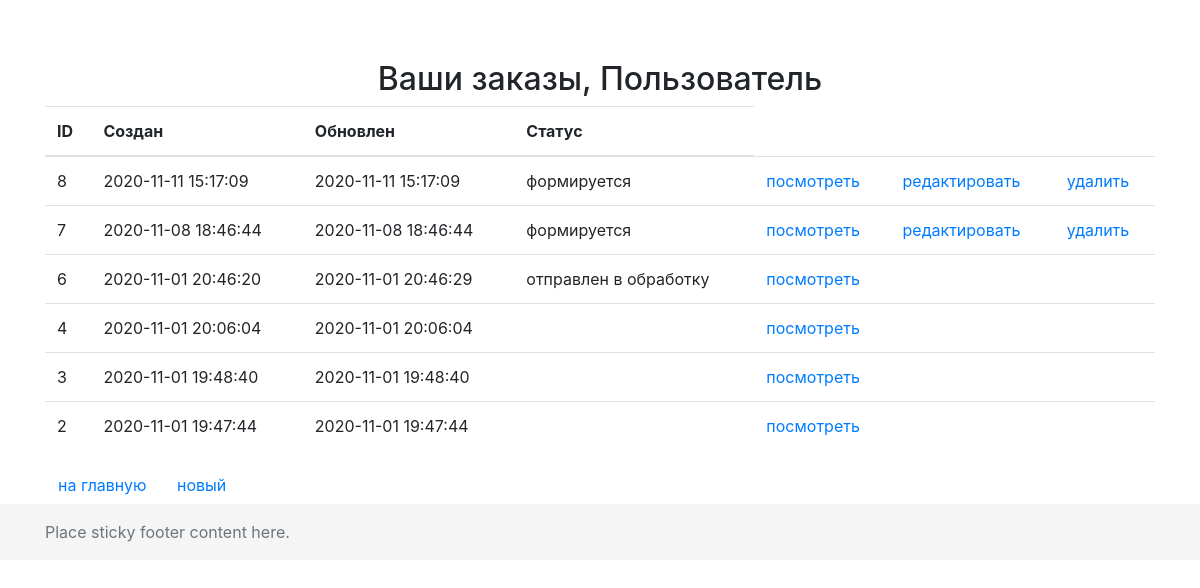
Screenshot of /order/ (signed in) with the database file from the repository.
### orderapp/models.py (models this page shows, shortened)
class Order(models.Model):
    FORMING = 'FM'
    SENT_TO_PROCEED = 'STP'
    PROCEEDED = 'PRD'
    PAID = 'PD'
    READY = 'RDY'
    DONE = 'DN'
    CANCEL = 'CNC'
    ORDER_STATUSES = (
        (FORMING, 'формируется'),
        (SENT_TO_PROCEED, 'отправлен в обработку'),
        (PROCEEDED, 'обработан'),
        (PAID, 'оплачен'),
        (READY, 'готов к выдаче'),
        (DONE, 'выдан'),
        (CANCEL, 'отменен'),
    )
    user = models.ForeignKey(settings.AUTH_USER_MODEL, on_delete=models.CASCADE, verbose_name='Пользователь')
    created = models.DateTimeField(auto_now_add=True, verbose_name='Дата создания')
    updated = models.DateTimeField(auto_now=True, verbose_name='Дата изменения')
    status = models.CharField(max_length=3, choices=ORDER_STATUSES, default=FORMING)
    is_active = models.BooleanField(default=True, verbose_name='Активен')
    class Meta:
        ordering = ('-created',)
        verbose_name = 'заказ'
        verbose_name_plural = 'заказы'

### orderapp/views.py (the view)
# urls.py: path('', orderapp.OrderList.as_view(), name='orders_list'),
class OrderList(ListView):
    model = Order
    def get_queryset(self):
        return Order.objects.filter(user=self.request.user)

### mainapp/context_processors.py (called while the page is built)
def basket(request):
    basket_items = []
    if request.user.is_authenticated:
        basket_items = Basket.objects.filter(user=request.user)
    return {
        'basket': basket_items
    }

### orderapp/templates/orderapp/order_list.html
{% extends 'orderapp/base.html' %}
{% load static %}
{% block content %}
    <div class="h2 text-center head">
        Ваши заказы, {% if user.first_name %}{{ user.first_name|title }}{% else %}Пользователь{% endif %}
    </div>
    <table class="table">
        <thead>
            <tr>
                <th>ID</th>
                <th>Создан</th>
                <th>Обновлен</th>
                <th>Статус</th>
            </tr>
        </thead>
        <tbody>
            {% for item in object_list %}
                {% if item.is_active %}
                    <tr>
                        <td>{{ item.pk }}</td>
                        <td>{{ item.created|date:"Y-m-d H:i:s" }}</td>
                        <td>{{ item.updated|date:"Y-m-d H:i:s" }}</td>
                        <td>{{ item.get_status_display }}</td>
                        <td><a href="{% url 'orderapp:order_read' item.pk %}">посмотреть</a></td>
                        <td>{% if item.status == 'FM' %}
                            <a href="{% url 'orderapp:order_update' item.pk %}">редактировать</a>
                            {% endif %}
                        </td>
                        <td>
                            {% if item.status == 'FM' %}
                                <a href="{% url 'orderapp:order_delete' item.pk %}">удалить</a>
                            {% endif %}
                        </td>
                    </tr>
                {% endif %}
            {% endfor %}
        </tbody>
    </table>
    <button class="btn btn-default">
        <a href="{% url 'main' %}">на главную</a>
    </button>
    <button class="btn btn-default">
        <a href="{% url 'orderapp:order_create' %}">новый</a>
    </button>
{% endblock %}

### rows the page displays
Order: pk "8", created "2020-11-11 15:17:09", updated "2020-11-11 15:17:09", status "формируется", shows "редактировать", shows "удалить"
Order: pk "7", created "2020-11-08 18:46:44", updated "2020-11-08 18:46:44", status "формируется", shows "редактировать", shows "удалить"
Order: pk "6", created "2020-11-01 20:46:20", updated "2020-11-01 20:46:29", status "отправлен в обработку"
Order: pk "4", created "2020-11-01 20:06:04", updated "2020-11-01 20:06:04"
Order: pk "3", created "2020-11-01 19:48:40", updated "2020-11-01 19:48:40"
Order: pk "2", created "2020-11-01 19:47:44", updated "2020-11-01 19:47:44"
